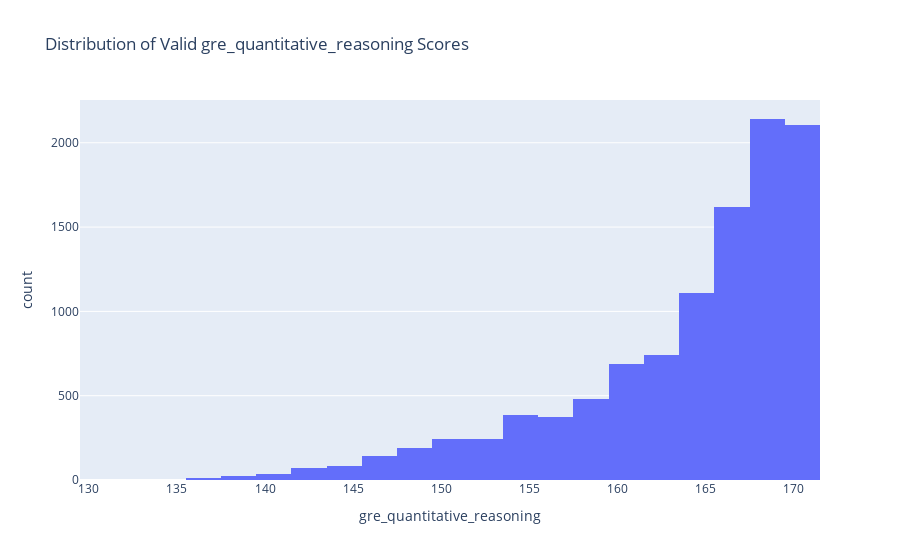

Write notebook code for a chart like this one.
### Code cell
fig = px.histogram(valid_gre_quantitative_reasoning_profiles, x=list_of_gre_columns[0], nbins=30,
                   title=f'Distribution of Valid {list_of_gre_columns[0]} Scores')
fig.show()

### Figure 1 — Plotly figure (JSON) as saved in the notebook; plotly's stock layout.template omitted (floating-point values rounded to 4 significant figures; data arrays with more than 128 entries replaced by an {"elided": "..."} marker saying what was removed)
{"data": [{"alignmentgroup": "True", "bingroup": "x", "hovertemplate": "gre_quantitative_reasoning=%{x}<br>count=%{y}<extra></extra>", "legendgroup": "", "marker": {"color": "#636efa", "pattern": {"shape": ""}}, "name": "", "nbinsx": 30, "offsetgroup": "", "orientation": "v", "showlegend": false, "type": "histogram", "x": {"elided": "10687 int values"}, "xaxis": "x", "yaxis": "y"}], "layout": {"barmode": "relative", "legend": {"tracegroupgap": 0}, "title": {"text": "Distribution of Valid gre_quantitative_reasoning Scores"}, "xaxis": {"anchor": "y", "domain": [0, 1], "title": {"text": "gre_quantitative_reasoning"}}, "yaxis": {"anchor": "x", "domain": [0, 1], "title": {"text": "count"}}}}
